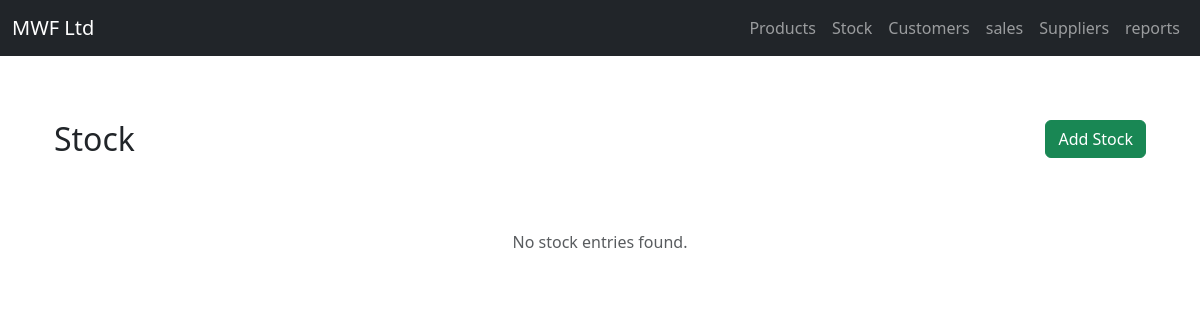
Before: /stock/ with the older database file.
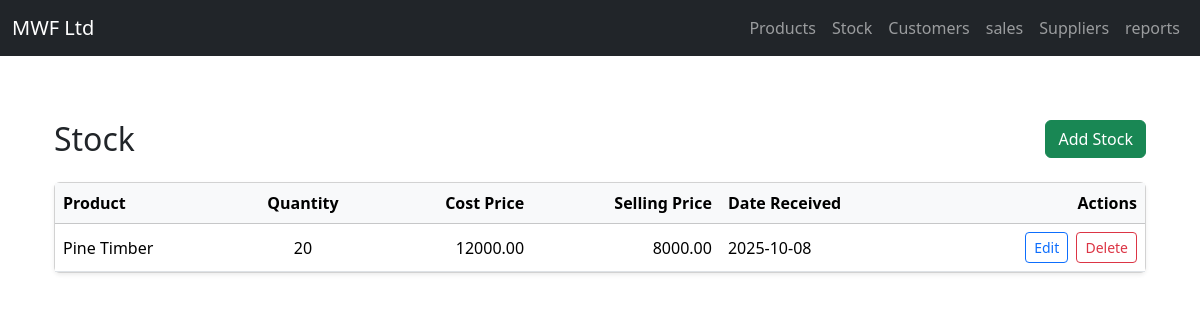
After: the same page with the newer database file.
### stock/models.py (models this page shows, shortened)
class StockEntry(models.Model):
    product = models.ForeignKey(Product, on_delete=models.CASCADE)
    supplier = models.ForeignKey(Supplier, on_delete=models.SET_NULL, null=True)
    quantity = models.PositiveIntegerField()
    cost_price = models.DecimalField(max_digits=10, decimal_places=2)
    product_price = models.DecimalField(max_digits=10, decimal_places=2)
    quality = models.CharField(max_length=50)
    color = models.CharField(max_length=30, blank=True, null=True)
    measurements = models.CharField(max_length=100, blank=True, null=True)
    date_received = models.DateField(auto_now_add=True)

### products/models.py (models this page shows, shortened)
class Product(models.Model):
    WOOD = 'wood'
    FURNITURE = 'furniture'
    PRODUCT_TYPE_CHOICES = [
        (WOOD, 'Wood'),
        (FURNITURE, 'Furniture'),
    ]
    name = models.CharField(max_length=100)
    type = models.CharField(max_length=20, choices=PRODUCT_TYPE_CHOICES)
    category = models.CharField(max_length=50)  # e.g., sofa, timber
    description = models.TextField(blank=True)
    color = models.CharField(max_length=30, blank=True, null=True)
    measurements = models.CharField(max_length=100, blank=True, null=True)
    quality = models.CharField(max_length=50)
    product_price = models.DecimalField(max_digits=10, decimal_places=2)
    cost_price = models.DecimalField(max_digits=10, decimal_places=2)
    current_stock = models.PositiveIntegerField(default=0)
    date_added = models.DateField(auto_now_add=True)

### stock/views.py (the view)
# urls.py: path('', views.stock_list, name='stock_list'),
def stock_list(request):
    stocks = StockEntry.objects.all()
    return render(request, 'stock_list.html', {'stock': stocks})

### stock/templates/stock_list.html
{% extends "base.html" %}
{% block content %}
<div class="container mt-5">
    <div class="d-flex justify-content-between align-items-center mb-4">
        <h2 class="mb-0">Stock</h2>
        <a href="{% url 'add_stock' %}" class="btn btn-success">Add Stock</a>
    </div>
    {% if stock %}
    <div class="card shadow-sm">
        <div class="card-body p-0">
            <div class="table-responsive">
                <table class="table table-hover align-middle mb-0">
                    <thead class="table-light">
                        <tr>
                            <th scope="col">Product</th>
                            <th scope="col" class="text-center">Quantity</th>
                            <th scope="col" class="text-end">Cost Price</th>
                            <th scope="col" class="text-end">Selling Price</th>
                            <th scope="col">Date Received</th>
                            <th scope="col" class="text-end">Actions</th>
                        </tr>
                    </thead>
                    <tbody>
                        {% for item in stock %}
                        <tr>
                            <td>{{ item.product.name }}</td>
                            <td class="text-center">{{ item.quantity }}</td>
                            <td class="text-end">{{ item.cost_price }}</td>
                            <td class="text-end">{{ item.product_price }}</td>
                            <td>{{ item.date_received|date:"Y-m-d" }}</td>
                            <td class="text-end">
                                <a href="{% url 'edit_stock' item.pk %}" class="btn btn-sm btn-outline-primary">Edit</a>
                                <a href="{% url 'delete_stock' item.pk %}" class="btn btn-sm btn-outline-danger ms-1">Delete</a>
                            </td>
                        </tr>
                        {% endfor %}
                    </tbody>
                </table>
            </div>
        </div>
    </div>
    {% else %}
    <div class="text-center text-muted py-5">
        <p class="mb-0">No stock entries found.</p>
    </div>
    {% endif %}
</div>
{% endblock %}

Changed rows visible on the page:
added StockEntry: product.name "Pine Timber", quantity "20", cost_price "12000.00", product_price "8000.00", date_received "2025-10-08"
Other visible differences:
text no longer shown: "No stock entries found."
text now shown: "Product Quantity Cost Price Selling Price Date Received Actions"
